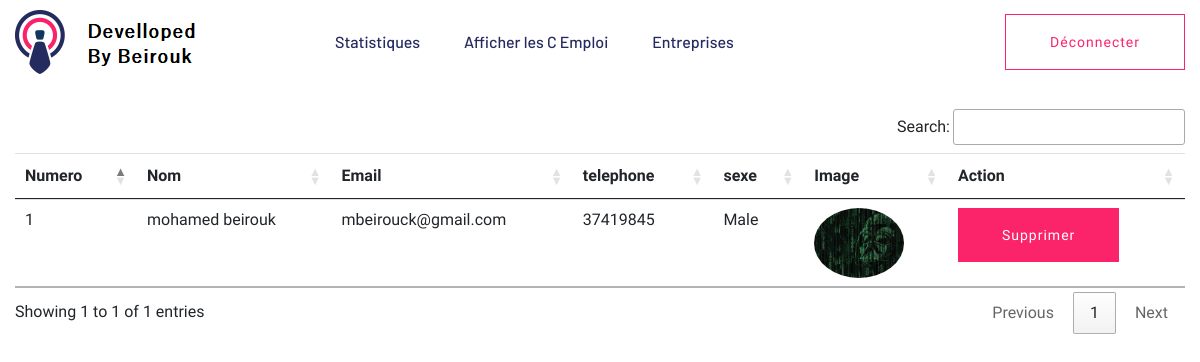
The app's page /liste_chercheurs_emploi/ (signed in), older data.
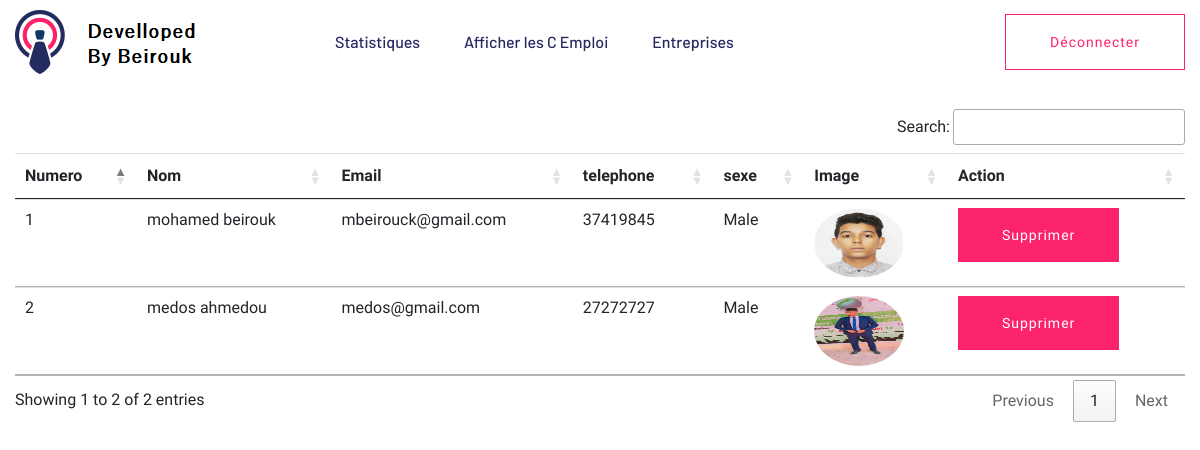
The same page, newer data.
### myappdjf/models.py (models this page shows, shortened)
class C_emploi(models.Model):
    user = models.ForeignKey(User, on_delete=models.CASCADE)
    telephone = models.CharField(max_length=10)
    image = models.ImageField(upload_to="")
    sexe = models.CharField(max_length=10)
    type = models.CharField(max_length=15)
    description = models.TextField(max_length=400, default="", editable=False)
    experience = models.CharField(max_length=100, default="", editable=False)
    adresse = models.CharField(max_length=100, default="", editable=False)
    skills = models.CharField(max_length=200, default="", editable=False)

### myappdjf/views.py (the view)
# urls.py: path("liste_chercheurs_emploi/", views.liste_chercheurs_emploi, name="liste_chercheurs_emploi"),
def liste_chercheurs_emploi(request):
    if not request.user.is_authenticated:
        return redirect("/connexion_administrateur")
    c_emploi = C_emploi.objects.all()
    return render(request, "liste_chercheurs_emploi.html", {'c_emploi':c_emploi})

### myappdjf/templates/liste_chercheurs_emploi.html (shortened to what this page needs)
{% extends 'admin_navbar.html' %}
{% block body %}
<div class="container mt-4">
<table class="table table-hover" id="example">
    <thead>
        <tr>
            <th>Numero</th>
            <th>Nom</th>
            <th>Email </th>
            <th>telephone</th>
            <th>sexe</th>
            <th>Image</th>
            <th>Action</th>
        </tr>
    </thead>
    <tbody>
        {% for d in c_emploi %}
        <tr>
            <td>{{forloop.counter}}</td>
            <td>{{d.user.get_full_name}}</td>
            <td>{{d.user.email}}</td>
            <td>{{d.telephone}}</td>
            <td>{{d.sexe}}</td>
            <td><img src="{{d.image.url}}" class="rounded-circle" width="90px" height="70px"></td>
            <td><a href="/supprimer_un_chercheur_emploi/{{d.user.id}}/" class="btn btn-danger" onclick="return confirm('vouler vous supprimer ce candidature?')">supprimer</a></td>
        </tr>
        {% endfor %}
    </tbody>
</table>
</div>
{% endblock %}

### myappdjf/templates/admin_navbar.html (shortened to what this page needs)
{% load static %}
<!doctype html>
<html lang="en">
<head>
  <link href="https://cdn.jsdelivr.net/npm/bootstrap@5.0.2/dist/css/bootstrap.min.css" rel="stylesheet"
>
  <link rel="stylesheet" href="https://cdn.datatables.net/1.10.25/css/jquery.dataTables.min.css">
  <link rel="stylesheet" href="https://cdn.datatables.net/buttons/1.7.1/css/buttons.dataTables.min.css">
  <link rel="stylesheet" href="">
            <link rel="stylesheet" href="{% static 'assets/css/bootstrap.min.css' %}">
            <link rel="stylesheet" href="{% static 'assets/css/flaticon.css' %}">
            <link rel="stylesheet" href="{% static 'assets/css/price_rangs.css' %}">
            <link rel="stylesheet" href="{% static 'assets/css/slicknav.css' %}">
            <link rel="stylesheet" href="{% static 'assets/css/animate.min.css' %}">
            <link rel="stylesheet" href="{% static 'assets/css/magnific-popup.css' %}">
            <link rel="stylesheet" href="{% static 'assets/css/fontawesome-all.min.css' %}">
            <link rel="stylesheet" href="{% static 'assets/css/themify-icons.css' %}">
            <link rel="stylesheet" href="{% static 'assets/css/slick.css' %}">
            <link rel="stylesheet" href="{% static 'assets/css/nice-select.css' %}">
            <link rel="stylesheet" href="{% static 'assets/css/style.css' %}">
</head>
<body>
  <div class="header-area header-transparrent">
    <div class="headder-top header-sticky">
         <div class="container">
             <div class="row align-items-center">
                 <div class="col-lg-3 col-md-2">
                     <div class="logo">
                         <a href=""><img src="{% static 'assets/img/logo/newlogo.png' %}" alt=""></a>
                     </div>
                 </div>
                 <div class="col-lg-9 col-md-9">
                     <div class="menu-wrapper">
                         <div class="main-menu">
                             <nav class="d-none d-lg-block">
                                 <ul id="navigation">
                                     <li><a href="/stat/">Statistiques</a></li>
                                     <li><a href="/liste_chercheurs_emploi/">Afficher les C Emploi</a></li>
                                     <li><a href="#">Entreprises </a>
                                     </li>
                                 </ul>
                             </nav>
                         </div>
                         <div class="header-btn d-none f-right d-lg-block">
                             <a href="/deconnecter/" class="btn head-btn2">Déconnecter</a>
                         </div>
                     </div>
                 </div>
                 <div class="col-12">
                 </div>
             </div>
         </div>
    </div>
</div>
  {% block body %}
  {% endblock %}
</body>
</html>

Row changes from the older to the newer data that the page shows:
changed C_emploi "mohamed beirouk": image: a different picture
added C_emploi: user.get_full_name "medos ahmedou", user.email "medos@gmail.com", telephone "27272727", sexe "Male", image (picture)
Text that changed along with them:
text written by a page script: "Search: Showing 1 to 1 of 1 entries Previous 1 Next" → "Search: Showing 1 to 2 of 2 entries Previous 1 Next"
